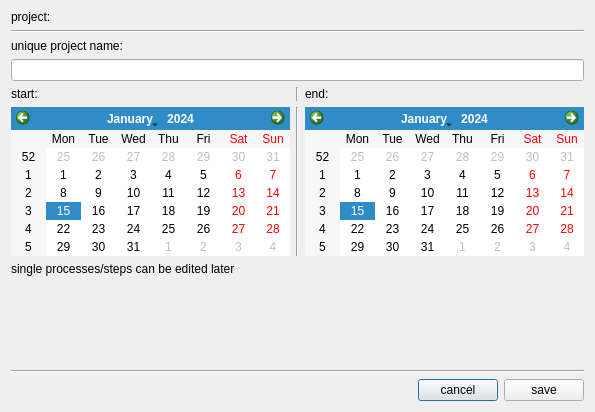
<?xml version="1.0" encoding="UTF-8"?>
<ui version="4.0">
 <class>CreateProjectDialog</class>
 <widget class="QDialog" name="CreateProjectDialog">
  <property name="geometry">
   <rect>
    <x>0</x>
    <y>0</y>
    <width>595</width>
    <height>412</height>
   </rect>
  </property>
  <property name="windowTitle">
   <string>Dialog</string>
  </property>
  <layout class="QVBoxLayout" name="verticalLayout_2">
   <property name="topMargin">
    <number>10</number>
   </property>
   <item>
    <widget class="QLabel" name="label_4">
     <property name="text">
      <string>project:</string>
     </property>
    </widget>
   </item>
   <item>
    <widget class="Line" name="line">
     <property name="orientation">
      <enum>Qt::Horizontal</enum>
     </property>
    </widget>
   </item>
   <item>
    <widget class="QLabel" name="label_3">
     <property name="text">
      <string>unique project name:</string>
     </property>
    </widget>
   </item>
   <item>
    <widget class="QLineEdit" name="input_id"/>
   </item>
   <item>
    <layout class="QHBoxLayout" name="horizontalLayout_5">
     <property name="topMargin">
      <number>0</number>
     </property>
     <item>
      <widget class="QLabel" name="label_2">
       <property name="text">
        <string>start:</string>
       </property>
      </widget>
     </item>
     <item>
      <widget class="Line" name="line_3">
       <property name="orientation">
        <enum>Qt::Vertical</enum>
       </property>
      </widget>
     </item>
     <item>
      <widget class="QLabel" name="label">
       <property name="text">
        <string>end:</string>
       </property>
      </widget>
     </item>
    </layout>
   </item>
   <item>
    <layout class="QHBoxLayout" name="horizontalLayout_2">
     <property name="topMargin">
      <number>0</number>
     </property>
     <item>
      <widget class="QCalendarWidget" name="cw_start">
       <property name="locale">
        <locale language="English" country="UnitedKingdom"/>
       </property>
      </widget>
     </item>
     <item>
      <widget class="Line" name="line_2">
       <property name="orientation">
        <enum>Qt::Vertical</enum>
       </property>
      </widget>
     </item>
     <item>
      <widget class="QCalendarWidget" name="cw_end">
       <property name="locale">
        <locale language="English" country="UnitedKingdom"/>
       </property>
      </widget>
     </item>
    </layout>
   </item>
   <item>
    <widget class="QLabel" name="label_5">
     <property name="text">
      <string>single processes/steps can be edited later</string>
     </property>
    </widget>
   </item>
   <item>
    <spacer name="verticalSpacer">
     <property name="orientation">
      <enum>Qt::Vertical</enum>
     </property>
     <property name="sizeHint" stdset="0">
      <size>
       <width>20</width>
       <height>40</height>
      </size>
     </property>
    </spacer>
   </item>
   <item>
    <widget class="Line" name="line_4">
     <property name="orientation">
      <enum>Qt::Horizontal</enum>
     </property>
    </widget>
   </item>
   <item>
    <layout class="QHBoxLayout" name="horizontalLayout">
     <item>
      <spacer name="horizontalSpacer">
       <property name="orientation">
        <enum>Qt::Horizontal</enum>
       </property>
       <property name="sizeHint" stdset="0">
        <size>
         <width>40</width>
         <height>20</height>
        </size>
       </property>
      </spacer>
     </item>
     <item>
      <widget class="QPushButton" name="pb_cancel">
       <property name="text">
        <string>cancel</string>
       </property>
      </widget>
     </item>
     <item>
      <widget class="QPushButton" name="pb_save">
       <property name="text">
        <string>save</string>
       </property>
      </widget>
     </item>
    </layout>
   </item>
  </layout>
 </widget>
 <resources/>
 <connections/>
</ui>
